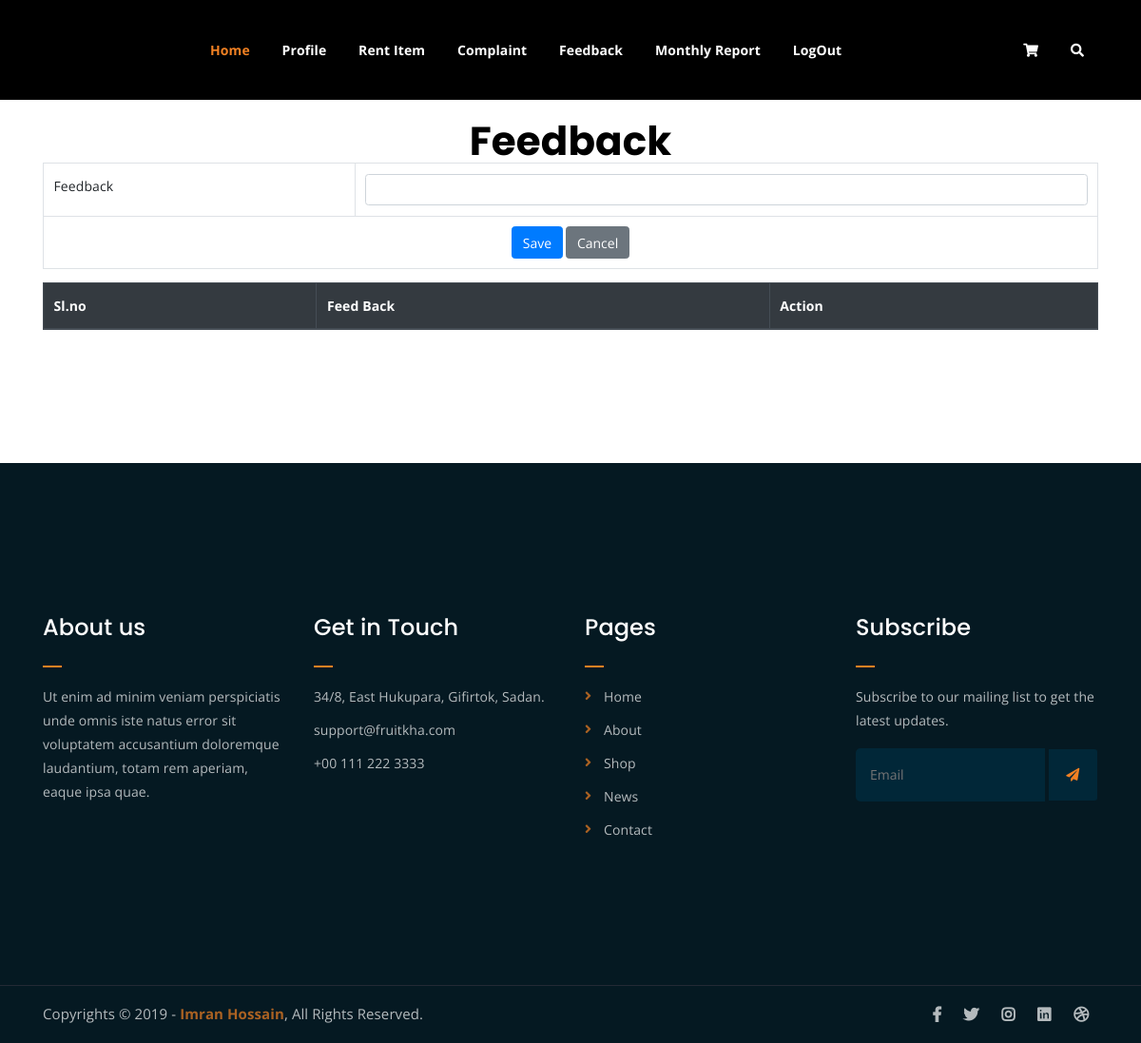
The page /Seller/sellerfeedback/ on the database as committed earlier.
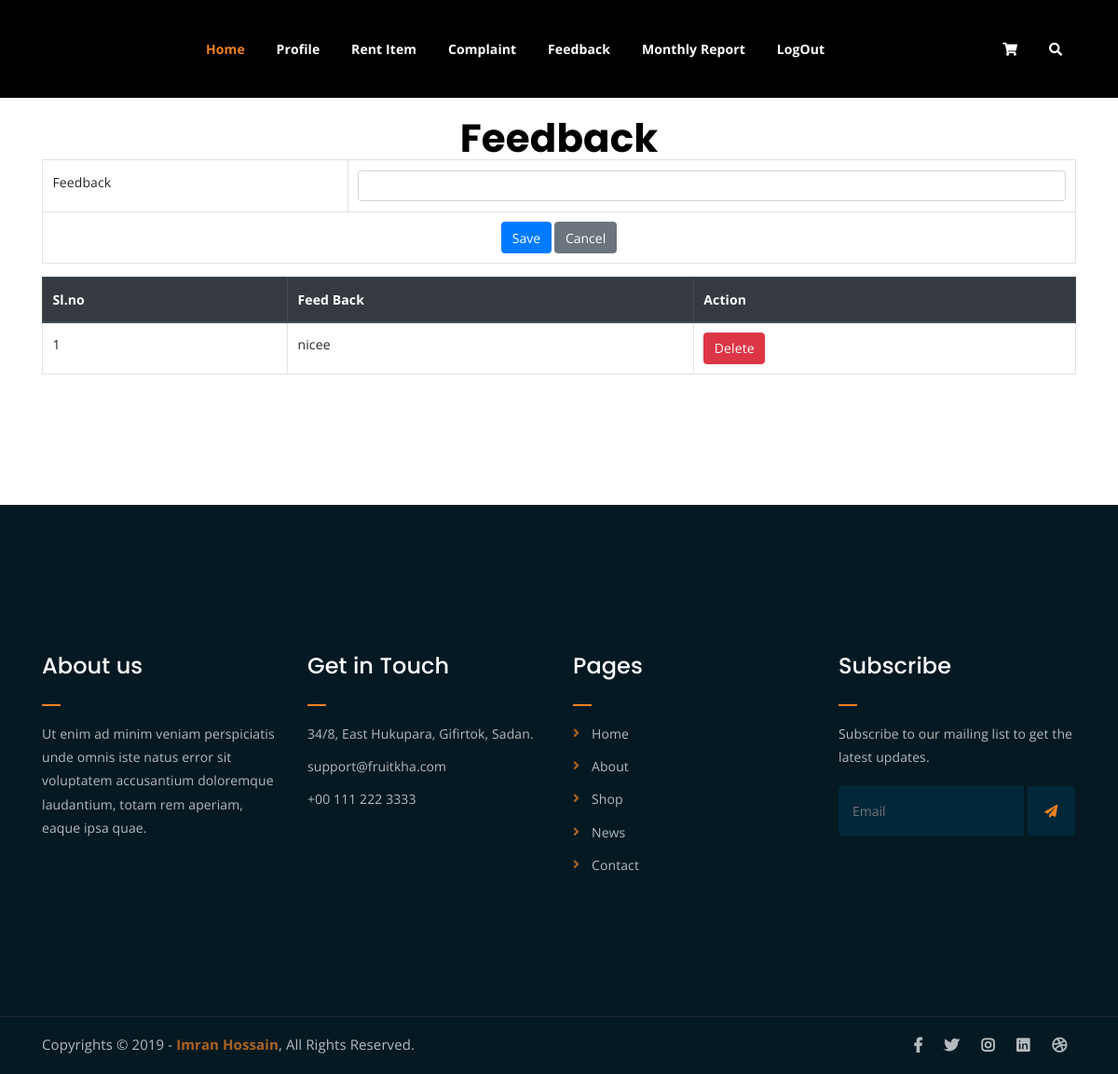
The same page on the database as committed later.
### Seller/models.py (models this page shows)
class tbl_sellerfeedback(models.Model):
    feedback=models.CharField(max_length=50)
    feedbackdate=models.DateField(auto_now_add=True)

### Seller/views.py (the view)
# urls.py: path('sellerfeedback/',views.sellerfeedback,name="SellerFeedBack"),
def sellerfeedback(request):
    feeddata=tbl_sellerfeedback.objects.all()
    if request.method=="POST":
        tbl_sellerfeedback.objects.create(
            feedback = request.POST.get("txt_feedback"),
        )
        return render(request,"Seller/SellerFeedBack.html",{'feeddata':feeddata})
    else:
        return render(request,"Seller/SellerFeedBack.html",{'feeddata':feeddata})

### Seller/Templates/Seller/SellerFeedBack.html (shortened to what this page needs)
{% extends 'Seller/header.html'%}
{% load static %}
{% block content %}
<!DOCTYPE html>
<html lang="en">
<head>
</head>
<body>
    <center><h2 style="color: black">Feedback</h2></center>
    <div class="container">
        <form action="" method="post">
            <table class="table table-bordered" align="center">
                <tr>
                    <td>Feedback</td>
                    <td><input type="text" class="form-control" name="txt_feedback" value="{{edis.feedback}}"></td>
                </tr>
                <tr>
                    <td colspan="2" align="center">
                        <button type="submit" class="btn btn-primary" name="btn_save">Save</button>
                        <button type="reset" class="btn btn-secondary" name="btn_cancel">Cancel</button>
                    </td>
                </tr>
            </table>
        </form>
        <table class="table table-bordered">
            <thead class="thead-dark">
                <tr>
                    <th>Sl.no</th>
                    <th>Feed Back</th>
                    <th>Action</th>
                </tr>
            </thead>
            <tbody>
                {% for i in feeddata %}
                <tr>
                    <td>{{ forloop.counter }}</td>
                    <td>{{ i.feedback }}</td>
                    <td>
                        <a href="{% url 'Seller:del_feedback' i.id %}" class="btn btn-danger">Delete</a>
                    </td>
                </tr>
                {% endfor %}
            </tbody>
        </table>
    </div>
</html>
{% endblock content %}

Rows that differ between the two databases and show on the page:
added tbl_sellerfeedback: feedback "nicee"
